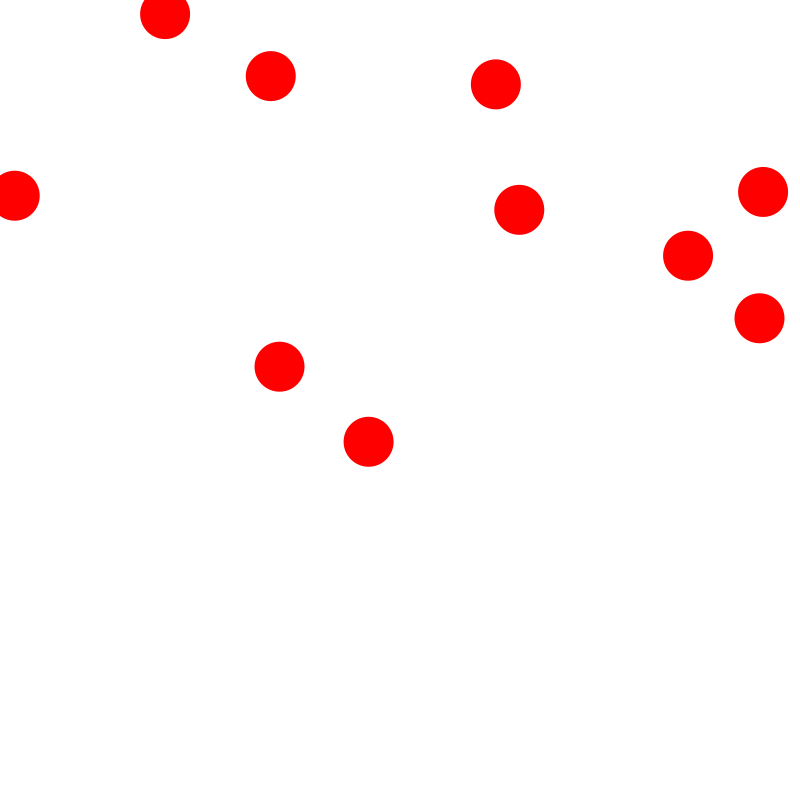
Frame 1 (no input)
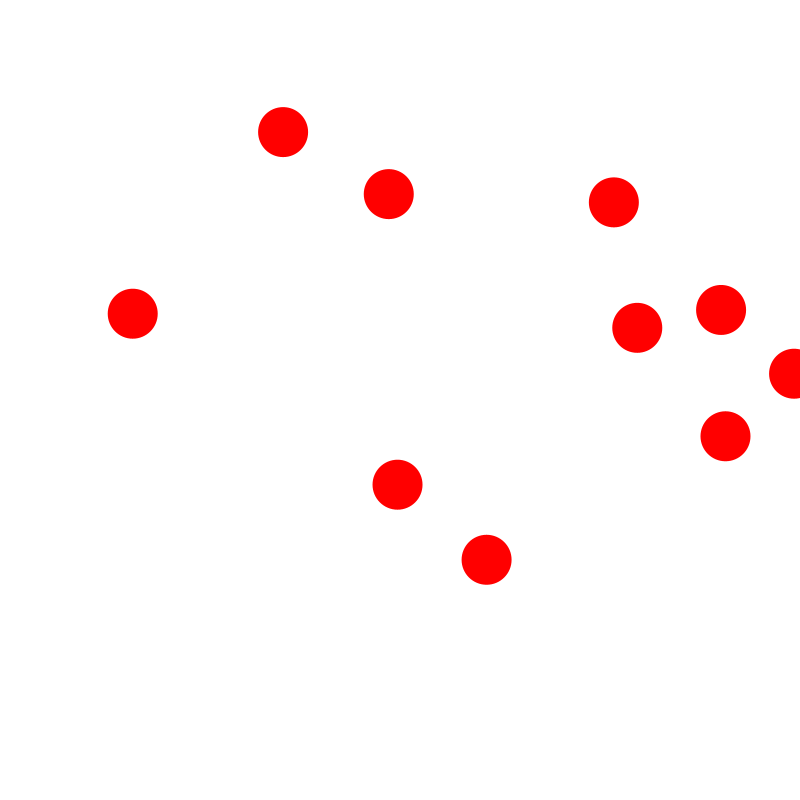
Frame 60 (the mouse pressed at the canvas centre just before this capture)
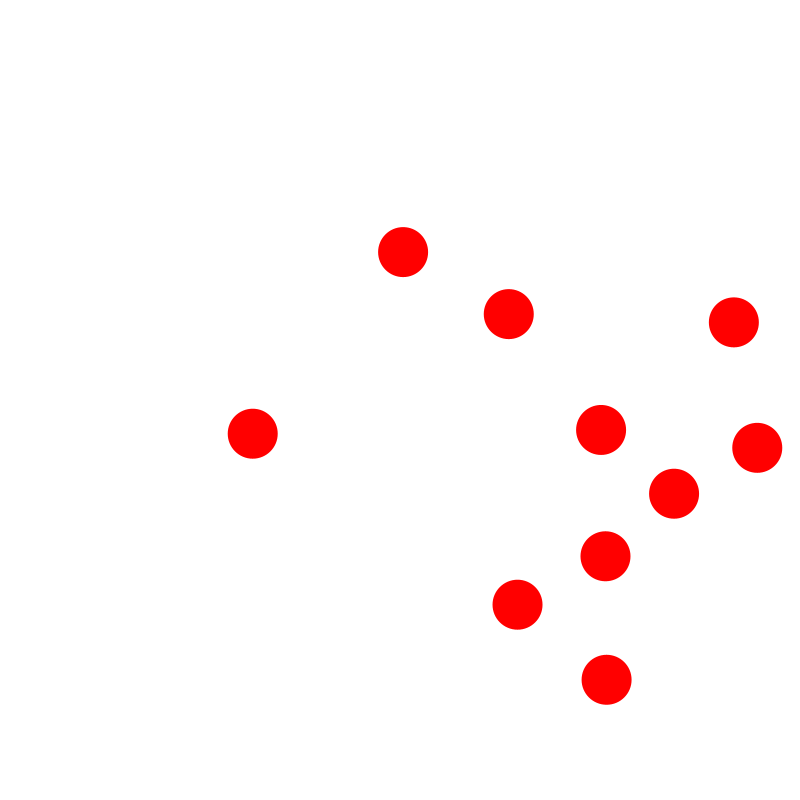
Frame 120 (the mouse held since frame 60 and released just before this capture)

The Processing sketch that drew these frames (run headless with seeded random() and noise(); from frame 60 on, the mouse is pressed at the canvas centre):

// Processing sketch: Aufgabe_2_b
// ── Aufgabe_2_b.pde
Ball[] balls = new Ball[10];
 
void setup(){
  size(800, 800);
  for(int i=0; i<balls.length; i++){
    balls[i]= new Ball();
    
  }
}

void draw(){
  background(255);
  for(int i=0; i<balls.length; i++){
   balls[i].l();
    balls[i].display();
  }
}


class Ball{
  float x;
  float y;
  int size;
  float speedX;
  float speedY;
  
  Ball(){
    x=random(width);
    y=random(height);
    size=50;
    speedX=2;
    speedY=2;
  }
  
  void l(){
    x=x+speedX;
    if(x>width|| (x <0)){
      speedX=speedX*-1;
    }
    
      y=y+speedY;
    if(y>height|| (y <0)){
      speedY=speedY*-1;
    }
    }
  
  
  void display(){
    noStroke();
    fill(255, 0, 0);
    ellipse(x, y, size, size);
  }
}
